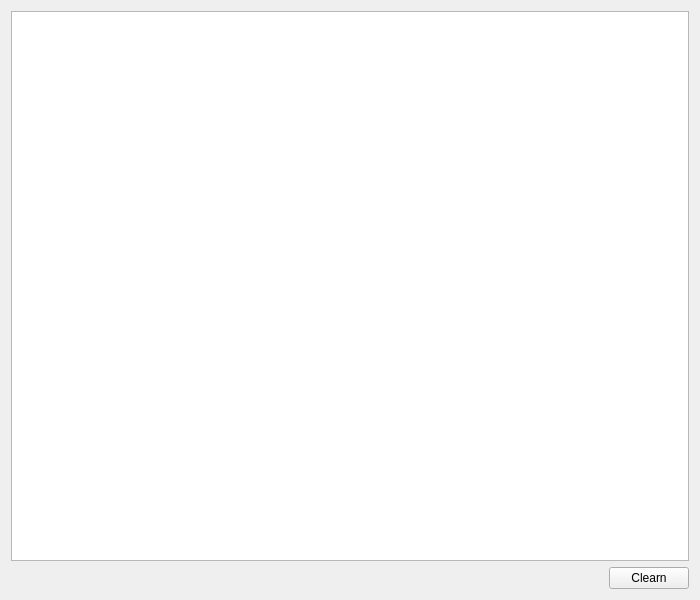
<?xml version="1.0" encoding="UTF-8"?>
<ui version="4.0">
 <class>LogForm</class>
 <widget class="QWidget" name="LogForm">
  <property name="geometry">
   <rect>
    <x>0</x>
    <y>0</y>
    <width>700</width>
    <height>600</height>
   </rect>
  </property>
  <property name="minimumSize">
   <size>
    <width>700</width>
    <height>600</height>
   </size>
  </property>
  <property name="maximumSize">
   <size>
    <width>700</width>
    <height>600</height>
   </size>
  </property>
  <property name="windowTitle">
   <string>Log</string>
  </property>
  <property name="windowIcon">
   <iconset>
    <normaloff>../../../Source/Repos/ico/ICO.ico</normaloff>../../../Source/Repos/ico/ICO.ico</iconset>
  </property>
  <layout class="QGridLayout" name="gridLayout">
   <item row="1" column="0">
    <spacer name="horizontalSpacer">
     <property name="orientation">
      <enum>Qt::Horizontal</enum>
     </property>
     <property name="sizeHint" stdset="0">
      <size>
       <width>598</width>
       <height>20</height>
      </size>
     </property>
    </spacer>
   </item>
   <item row="1" column="1">
    <widget class="QPushButton" name="pushButton">
     <property name="text">
      <string>Clearn</string>
     </property>
    </widget>
   </item>
   <item row="0" column="0" colspan="2">
    <widget class="QPlainTextEdit" name="plainTextEdit"/>
   </item>
  </layout>
 </widget>
 <resources/>
 <connections/>
</ui>
